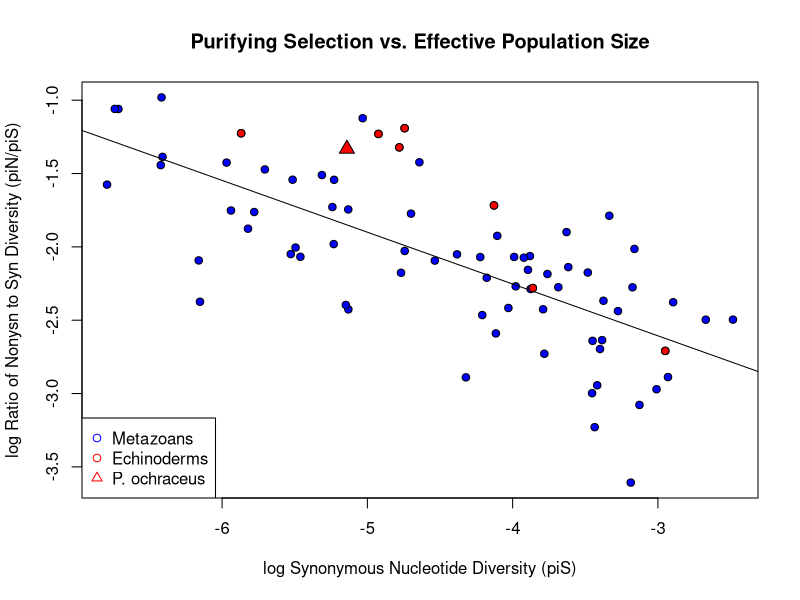

R code for this plot:
# Set your working directory to where you downloaded your results files:
setwd("~/github/PBIO381_srkeller_labnotebook/data/")

# List the files in this directory
list.files()

# Read in the Romiguier data:
Rom <- read.csv("Romiguier_nature13685-s3.csv", header=T)

# Import OK?
str(Rom) # shows the structure of the data
head(Rom)

# Looks good; now let's look at how the strength of purifying selection (piN/piS) compares to the size of Ne (piS)

plot(log(Rom$piS), log(Rom$piNpiS), pch=21, bg="blue", xlab="log Synonymous Nucleotide Diversity (piS)", ylab="log Ratio of Nonysn to Syn Diversity (piN/piS)", main="Purifying Selection vs. Effective Population Size")

# Now let's add in our estimates from the SSW data

points(log(0.00585312), log(0.264041), pch=24, cex=1.5, bg="red")

# We can add the regression line to the plot to see how far off the SSW estimates are from expectation

reg <- lm(log(Rom$piNpiS) ~ log(Rom$piS)) # Fits a linear regression
abline(reg) # adds the line to the plot

# What about highlighting the other echinoderms in the dataset...do our seastars behave similarly?

echino <- Rom[which(Rom$Phylum=="Echinodermata"),] # subsets the data
points(log(echino$piS), log(echino$piNpiS), pch=21, bg="red") # adds the points

# Lastly, let's add a legend:

legend("bottomleft", cex=1, legend=c("Metazoans", "Echinoderms", "P. ochraceus"), pch=c(21,21,24), col=c("blue", "red", "red"))

# Pisaster seems to be in a group with other echinoderms that have relaxed purifying selection given their Ne...Interesting!
